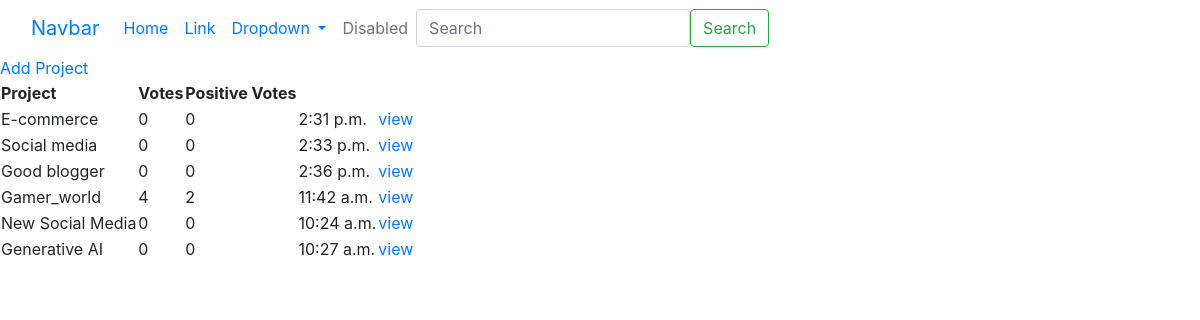
The page / on the database its author committed.
### test_app/models.py (models this page shows, shortened)
class table(models.Model):
    title = models.CharField(max_length = 200)
    description = models.TextField(null = True, blank=True)
    demo_title = models.CharField(max_length = 2000, null=True, blank = True)
    source_link = models.CharField(max_length = 2000, null=True, blank = True)
    tags = models.ManyToManyField('tag', blank=True)
    vote_total = models.IntegerField(default=0, null=True, blank=True)
    vote_ratio = models.IntegerField(default=0, null=True, blank=True)
    created = models.TimeField(auto_now_add=True)
    id = models.UUIDField(default=uuid.uuid4, unique=True, primary_key=True, editable=False)

### test_app/views.py (the view)
# urls.py: path('', views.home, name='first'),
def home(request):
    projects = table.objects.all()
    content = {'work' : projects}
    return render(request, "test_app/templates1.html", content)

### test_app/templates/test_app/templates1.html (shortened to what this page needs)
{% extends "main.html" %}
    {% block content %}
    <table>
        <tr>
            <th>Project</th>
            <th>Votes</th>
            <th>Positive Votes</th>
            <th></th>
        </tr>
        {% for x in work %}
            <tr>
                <td>{{x.title}}</td>
                <td>{{x.vote_total}}</td>
                <td>{{x.vote_ratio}}</td>
                <td>{{x.created}}</td>
                <td><a href="{% url 'second' x.id%}">view</a></td>
            </tr>
        {% endfor %}
    </table>
    {% endblock %}

### templates/main.html (shortened to what this page needs)
<!doctype html>
<html lang="en">
  <head>
    <link rel="stylesheet" href="https://cdn.jsdelivr.net/npm/bootstrap@4.4.1/dist/css/bootstrap.min.css">
  </head>
  <body>
    {% include 'navbar.html' %}
    {% block content %}
    {% endblock %}
  </body>
</html>

### templates/navbar.html (shortened to what this page needs)
<!DOCTYPE html>
<html lang="en">
<head>
</head>
<body>
    <nav class="navbar navbar-expand-lg bg-body-tertiary">
        <div class="container-fluid">
          <a class="navbar-brand" href="#">Navbar</a>
          <div class="collapse navbar-collapse" id="navbarSupportedContent">
            <ul class="navbar-nav me-auto mb-2 mb-lg-0">
              <li class="nav-item">
                <a class="nav-link active" aria-current="page" href="{% url 'first' %}">Home</a>
              </li>
              <li class="nav-item">
                <a class="nav-link" href="#">Link</a>
              </li>
              <li class="nav-item dropdown">
                <a class="nav-link dropdown-toggle" href="#" role="button" data-bs-toggle="dropdown" aria-expanded="false">
                  Dropdown
                </a>
              </li>
              <li class="nav-item">
                <a class="nav-link disabled" aria-disabled="true">Disabled</a>
              </li>
            </ul>
            <form class="d-flex" role="search">
              <input class="form-control me-2" type="search" placeholder="Search" aria-label="Search">
              <button class="btn btn-outline-success" type="submit">Search</button>
            </form>
          </div>
        </div>
      </nav>
      <a href="{% url 'create-project' %}">Add Project</a>
</body>
</html>

### rows shown on the page
table: title "E-commerce", vote_total "0", vote_ratio "0", created "2:31 p.m."
table: title "Social media", vote_total "0", vote_ratio "0", created "2:33 p.m."
table: title "Good blogger", vote_total "0", vote_ratio "0", created "2:36 p.m."
table: title "Gamer_world", vote_total "4", vote_ratio "2", created "11:42 a.m."
table: title "New Social Media", vote_total "0", vote_ratio "0", created "10:24 a.m."
table: title "Generative AI", vote_total "0", vote_ratio "0", created "10:27 a.m."
